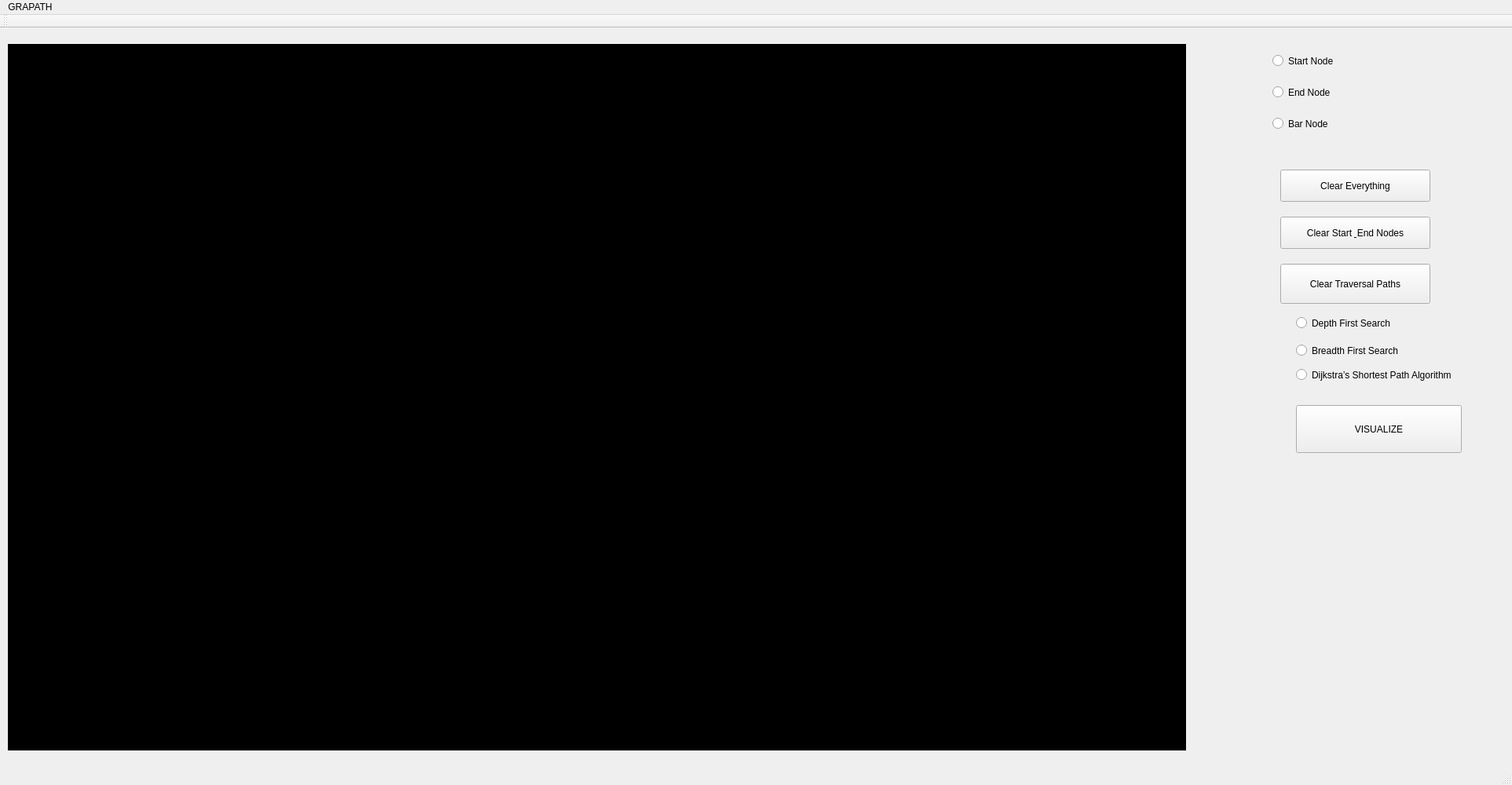
<?xml version="1.0" encoding="UTF-8"?>
<ui version="4.0">
 <class>MainWindow</class>
 <widget class="QMainWindow" name="MainWindow">
  <property name="geometry">
   <rect>
    <x>0</x>
    <y>0</y>
    <width>1925</width>
    <height>1000</height>
   </rect>
  </property>
  <property name="windowTitle">
   <string>MainWindow</string>
  </property>
  <widget class="QWidget" name="centralWidget">
   <widget class="QLabel" name="label">
    <property name="geometry">
     <rect>
      <x>390</x>
      <y>1060</y>
      <width>171</width>
      <height>101</height>
     </rect>
    </property>
    <property name="text">
     <string/>
    </property>
   </widget>
   <widget class="QPushButton" name="pushButton">
    <property name="geometry">
     <rect>
      <x>570</x>
      <y>950</y>
      <width>421</width>
      <height>311</height>
     </rect>
    </property>
    <property name="text">
     <string>CLEAR</string>
    </property>
   </widget>
   <widget class="QPushButton" name="pushButton_2">
    <property name="geometry">
     <rect>
      <x>20</x>
      <y>950</y>
      <width>431</width>
      <height>311</height>
     </rect>
    </property>
    <property name="text">
     <string>RUN
THE
RAT
(Backtracking)</string>
    </property>
   </widget>
   <widget class="QLabel" name="label_2">
    <property name="geometry">
     <rect>
      <x>60</x>
      <y>1270</y>
      <width>861</width>
      <height>181</height>
     </rect>
    </property>
    <property name="text">
     <string/>
    </property>
   </widget>
   <widget class="QPushButton" name="pushButton_3">
    <property name="geometry">
     <rect>
      <x>330</x>
      <y>1470</y>
      <width>431</width>
      <height>311</height>
     </rect>
    </property>
    <property name="text">
     <string>RUN
THE
RAT
(Backtracking + 
HashMap)</string>
    </property>
   </widget>
   <widget class="my_label" name="frame">
    <property name="geometry">
     <rect>
      <x>10</x>
      <y>20</y>
      <width>1500</width>
      <height>900</height>
     </rect>
    </property>
    <property name="mouseTracking">
     <bool>true</bool>
    </property>
    <property name="styleSheet">
     <string notr="true">background-color: rgb(0, 0, 0);</string>
    </property>
    <property name="frameShape">
     <enum>QFrame::Box</enum>
    </property>
    <property name="text">
     <string/>
    </property>
   </widget>
   <widget class="QRadioButton" name="start_node">
    <property name="geometry">
     <rect>
      <x>1620</x>
      <y>30</y>
      <width>112</width>
      <height>23</height>
     </rect>
    </property>
    <property name="text">
     <string>Start Node</string>
    </property>
   </widget>
   <widget class="QRadioButton" name="end_node">
    <property name="geometry">
     <rect>
      <x>1620</x>
      <y>70</y>
      <width>112</width>
      <height>23</height>
     </rect>
    </property>
    <property name="text">
     <string>End Node</string>
    </property>
   </widget>
   <widget class="QRadioButton" name="bar_node">
    <property name="geometry">
     <rect>
      <x>1620</x>
      <y>110</y>
      <width>112</width>
      <height>23</height>
     </rect>
    </property>
    <property name="text">
     <string>Bar Node</string>
    </property>
   </widget>
   <widget class="QPushButton" name="pushButton_4">
    <property name="geometry">
     <rect>
      <x>1630</x>
      <y>180</y>
      <width>191</width>
      <height>41</height>
     </rect>
    </property>
    <property name="text">
     <string>Clear Everything</string>
    </property>
   </widget>
   <widget class="QPushButton" name="pushButton_5">
    <property name="geometry">
     <rect>
      <x>1630</x>
      <y>240</y>
      <width>191</width>
      <height>41</height>
     </rect>
    </property>
    <property name="text">
     <string>Clear Start &amp; End Nodes</string>
    </property>
   </widget>
   <widget class="QRadioButton" name="dfs">
    <property name="geometry">
     <rect>
      <x>1650</x>
      <y>360</y>
      <width>201</width>
      <height>31</height>
     </rect>
    </property>
    <property name="text">
     <string>Depth First Search</string>
    </property>
   </widget>
   <widget class="QRadioButton" name="bfs">
    <property name="geometry">
     <rect>
      <x>1650</x>
      <y>400</y>
      <width>161</width>
      <height>21</height>
     </rect>
    </property>
    <property name="text">
     <string>Breadth First Search</string>
    </property>
   </widget>
   <widget class="QPushButton" name="pushButton_6">
    <property name="geometry">
     <rect>
      <x>1650</x>
      <y>480</y>
      <width>211</width>
      <height>61</height>
     </rect>
    </property>
    <property name="text">
     <string>VISUALIZE</string>
    </property>
   </widget>
   <widget class="QRadioButton" name="djktr">
    <property name="geometry">
     <rect>
      <x>1650</x>
      <y>430</y>
      <width>261</width>
      <height>23</height>
     </rect>
    </property>
    <property name="text">
     <string>Dijkstra’s Shortest Path Algorithm</string>
    </property>
   </widget>
   <widget class="QPushButton" name="pushButton_7">
    <property name="geometry">
     <rect>
      <x>1630</x>
      <y>300</y>
      <width>191</width>
      <height>51</height>
     </rect>
    </property>
    <property name="text">
     <string>Clear Traversal Paths</string>
    </property>
   </widget>
   <widget class="QLabel" name="show">
    <property name="geometry">
     <rect>
      <x>1650</x>
      <y>620</y>
      <width>171</width>
      <height>71</height>
     </rect>
    </property>
    <property name="text">
     <string/>
    </property>
   </widget>
  </widget>
  <widget class="QMenuBar" name="menuBar">
   <property name="geometry">
    <rect>
     <x>0</x>
     <y>0</y>
     <width>1925</width>
     <height>22</height>
    </rect>
   </property>
   <widget class="QMenu" name="menuWATCH_SORT">
    <property name="title">
     <string>GRAPATH</string>
    </property>
   </widget>
   <addaction name="menuWATCH_SORT"/>
  </widget>
  <widget class="QToolBar" name="mainToolBar">
   <attribute name="toolBarArea">
    <enum>TopToolBarArea</enum>
   </attribute>
   <attribute name="toolBarBreak">
    <bool>false</bool>
   </attribute>
  </widget>
  <widget class="QStatusBar" name="statusBar"/>
 </widget>
 <layoutdefault spacing="6" margin="11"/>
 <customwidgets>
  <customwidget>
   <class>my_label</class>
   <extends>QLabel</extends>
   <header location="global">my_label.h</header>
  </customwidget>
 </customwidgets>
 <resources/>
 <connections/>
</ui>
